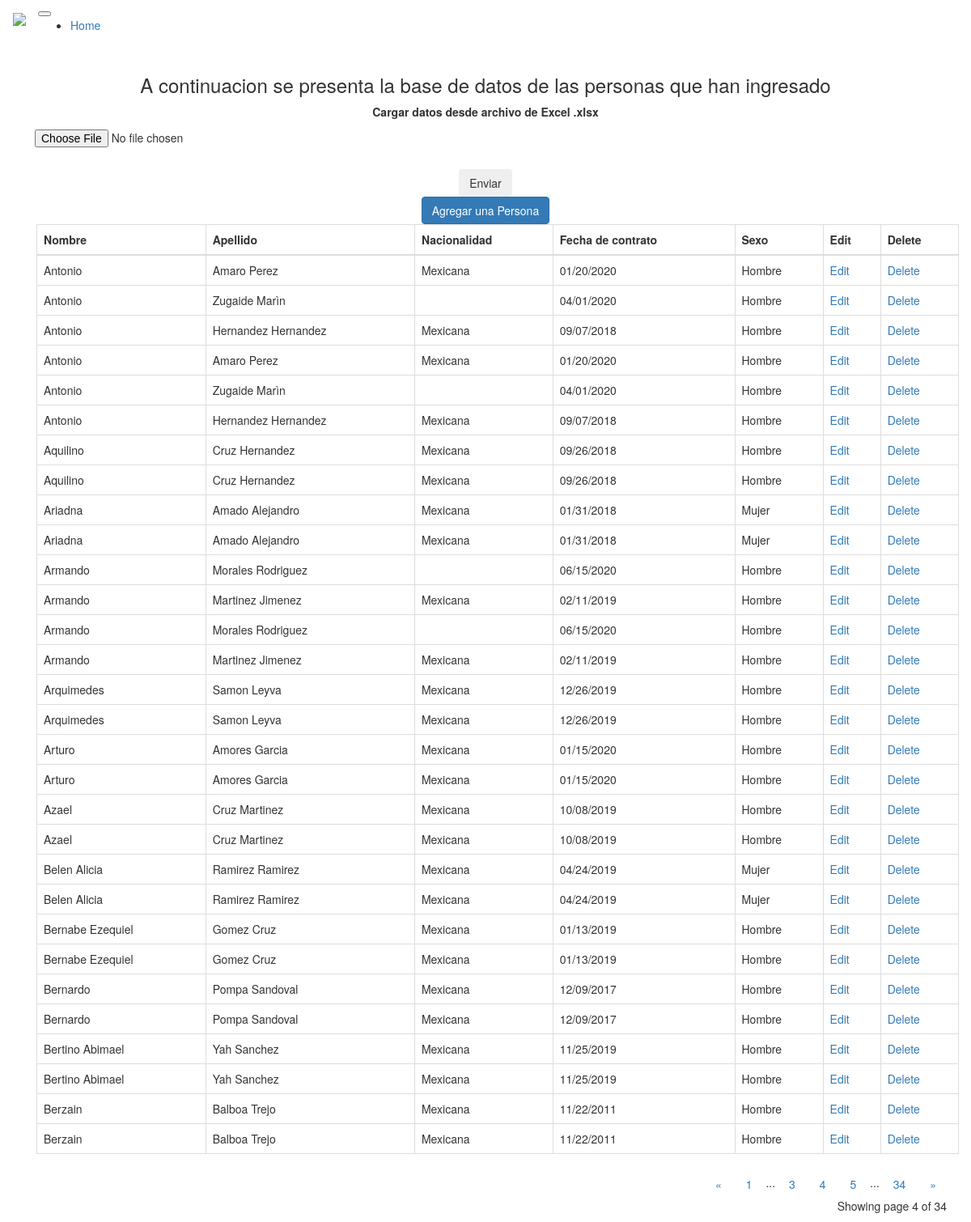
/?page=4, run on the app's committed database.
### main.py (models this page shows)
class Person(db.Model):
    id = db.Column(db.Integer, primary_key=True)
    nombre = db.Column(db.String(80), nullable=False)
    apellido = db.Column(db.String(80), nullable=False)
    nacionalidad = db.Column(db.String(50), nullable=False)
    fecha_contrato = db.Column(db.String(50), nullable=False)
    sexo = db.Column(db.String(50), nullable=False)

### main.py (the view)
@app.route("/")
def home():
    page = request.args.get('page', 1, type=int)
    all_people = Person.query.order_by(Person.nombre).paginate(page=page, per_page=ROWS_PER_PAGE)
    return render_template("index.html", people=all_people)

### templates/index.html (shortened to what this page needs)
{% extends 'bootstrap/base.html' %}
{% block content %}
<div class="container mt-5">
  <h3 class="text-center">A continuacion se presenta la base de datos de las personas que han ingresado</h3>
    <form class="text-center" action="/uploader" method="POST" enctype="multipart/form-data">
      <div class="col-auto mt-5 p-0">
        <label for="formFileSm" class="form-label">Cargar datos desde archivo de Excel .xlsx</label>
      </div>
      <div class="col-12 d-flex justify-content-center flex-wrap">
      <div class="">
        <input class="btn btn-secondary form-control-sm" id="formFileSm" type="file" name="archivo"><br>
      </div>
      <div class="pl-1 mb-0 mt-1">
        <input class="btn btn-secondary align-items-center" type="submit" value="Enviar">
      </div>
      </div>
    </form>
    <div class="text-center mb-5 mt-4">
      <a href="{{url_for('add_person')}}" class="btn btn-primary">Agregar una Persona</a>
    </div>
    <div class='container table-responsive mt-3' >
      <table class="table table-bordered table-hover">
        <thead class="thead-dark">
          <tr>
            <th scope="col">Nombre</th>
            <th scope="col">Apellido</th>
            <th scope="col">Nacionalidad</th>
            <th scope="col">Fecha de contrato</th>
            <th scope="col">Sexo</th>
            <th scope="col">Edit</th>
            <th scope="col">Delete</th>
          </tr>
        </thead>
        <tbody>
        {% for person in people.items  %}
          <tr>
            <td>{{person.nombre.title()}}</td>
            <td>{{person.apellido.title()}}</td>
            <td>{{person.nacionalidad.capitalize()}}</td>
            <td>{{person.fecha_contrato}}</td>
            <td>{{person.sexo.capitalize()}}</td>
            <td><a href="{{url_for('edit_person', id=person.id)}}" class="button">Edit</a></td>
            <td><a href="{{url_for('delete_person', id=person.id)}}" class="button">Delete</a></td>
          </tr>
        {% endfor %}
        </tbody>
      </table>
    </div>
    <div class="text-right">
        <a href="{{ url_for('home', page=people.prev_num) }}"
          class="btn btn-outline-dark
          {% if people.page == 1 %}disabled{% endif %}">
            &laquo;
        </a>
        {% for page_num in people.iter_pages(left_edge=1, right_edge=1, left_current=1, right_current=2) %}
          {% if page_num %}
            {% if people.page == page_num %}
            <a href="{{ url_for('home', page=page_num) }}"
              class="btn btn-dark">
                {{ page_num }}
            </a>
            {% else %}
            <a href="{{ url_for('home', page=page_num) }}"
              class="btn btn-outline-dark">
                {{ page_num }}
            </a>
            {% endif %}
          {% else %}
            ...
          {% endif %}
        {% endfor %}
        <a href="{{ url_for('home', page=people.next_num) }}"
          class="btn btn-outline-dark
          {% if people.page == people.pages %}disabled{% endif %}">
            &raquo;
        </a>
    </div>
    <p class="text-right mt-3">
      Showing page {{ people.page }} of {{ people.pages }}
    </p>
</div>
{% endblock %}

### data on the page
Person: nombre "Antonio", apellido "Amaro Perez", nacionalidad "Mexicana", fecha_contrato "01/20/2020", sexo "Hombre"
Person: nombre "Antonio", apellido "Zugaide Marìn", fecha_contrato "04/01/2020", sexo "Hombre"
Person: nombre "Antonio", apellido "Hernandez Hernandez", nacionalidad "Mexicana", fecha_contrato "09/07/2018", sexo "Hombre"
Person: nombre "Antonio", apellido "Amaro Perez", nacionalidad "Mexicana", fecha_contrato "01/20/2020", sexo "Hombre"
Person: nombre "Antonio", apellido "Zugaide Marìn", fecha_contrato "04/01/2020", sexo "Hombre"
Person: nombre "Antonio", apellido "Hernandez Hernandez", nacionalidad "Mexicana", fecha_contrato "09/07/2018", sexo "Hombre"
Person: nombre "Aquilino", apellido "Cruz Hernandez", nacionalidad "Mexicana", fecha_contrato "09/26/2018", sexo "Hombre"
Person: nombre "Aquilino", apellido "Cruz Hernandez", nacionalidad "Mexicana", fecha_contrato "09/26/2018", sexo "Hombre"
Person: nombre "Ariadna", apellido "Amado Alejandro", nacionalidad "Mexicana", fecha_contrato "01/31/2018", sexo "Mujer"
Person: nombre "Ariadna", apellido "Amado Alejandro", nacionalidad "Mexicana", fecha_contrato "01/31/2018", sexo "Mujer"
Person: nombre "Armando", apellido "Morales Rodriguez", fecha_contrato "06/15/2020", sexo "Hombre"
Person: nombre "Armando", apellido "Martinez Jimenez", nacionalidad "Mexicana", fecha_contrato "02/11/2019", sexo "Hombre"
Person: nombre "Armando", apellido "Morales Rodriguez", fecha_contrato "06/15/2020", sexo "Hombre"
Person: nombre "Armando", apellido "Martinez Jimenez", nacionalidad "Mexicana", fecha_contrato "02/11/2019", sexo "Hombre"
Person: nombre "Arquimedes", apellido "Samon Leyva", nacionalidad "Mexicana", fecha_contrato "12/26/2019", sexo "Hombre"
Person: nombre "Arquimedes", apellido "Samon Leyva", nacionalidad "Mexicana", fecha_contrato "12/26/2019", sexo "Hombre"
Person: nombre "Arturo", apellido "Amores Garcia", nacionalidad "Mexicana", fecha_contrato "01/15/2020", sexo "Hombre"
Person: nombre "Arturo", apellido "Amores Garcia", nacionalidad "Mexicana", fecha_contrato "01/15/2020", sexo "Hombre"
Person: nombre "Azael", apellido "Cruz Martinez", nacionalidad "Mexicana", fecha_contrato "10/08/2019", sexo "Hombre"
Person: nombre "Azael", apellido "Cruz Martinez", nacionalidad "Mexicana", fecha_contrato "10/08/2019", sexo "Hombre"
Person: nombre "Belen Alicia", apellido "Ramirez Ramirez", nacionalidad "Mexicana", fecha_contrato "04/24/2019", sexo "Mujer"
Person: nombre "Belen Alicia", apellido "Ramirez Ramirez", nacionalidad "Mexicana", fecha_contrato "04/24/2019", sexo "Mujer"
Person: nombre "Bernabe Ezequiel", apellido "Gomez Cruz", nacionalidad "Mexicana", fecha_contrato "01/13/2019", sexo "Hombre"
Person: nombre "Bernabe Ezequiel", apellido "Gomez Cruz", nacionalidad "Mexicana", fecha_contrato "01/13/2019", sexo "Hombre"
Person: nombre "Bernardo", apellido "Pompa Sandoval", nacionalidad "Mexicana", fecha_contrato "12/09/2017", sexo "Hombre"
Person: nombre "Bernardo", apellido "Pompa Sandoval", nacionalidad "Mexicana", fecha_contrato "12/09/2017", sexo "Hombre"
Person: nombre "Bertino Abimael", apellido "Yah Sanchez", nacionalidad "Mexicana", fecha_contrato "11/25/2019", sexo "Hombre"
Person: nombre "Bertino Abimael", apellido "Yah Sanchez", nacionalidad "Mexicana", fecha_contrato "11/25/2019", sexo "Hombre"
Person: nombre "Berzain", apellido "Balboa Trejo", nacionalidad "Mexicana", fecha_contrato "11/22/2011", sexo "Hombre"
Person: nombre "Berzain", apellido "Balboa Trejo", nacionalidad "Mexicana", fecha_contrato "11/22/2011", sexo "Hombre"

### other printed values
{{ page_num }} "1" "3" "5" "34"
{{ page_num }} "4"
{{ people.page }} "4"
{{ people.pages }} "34"
